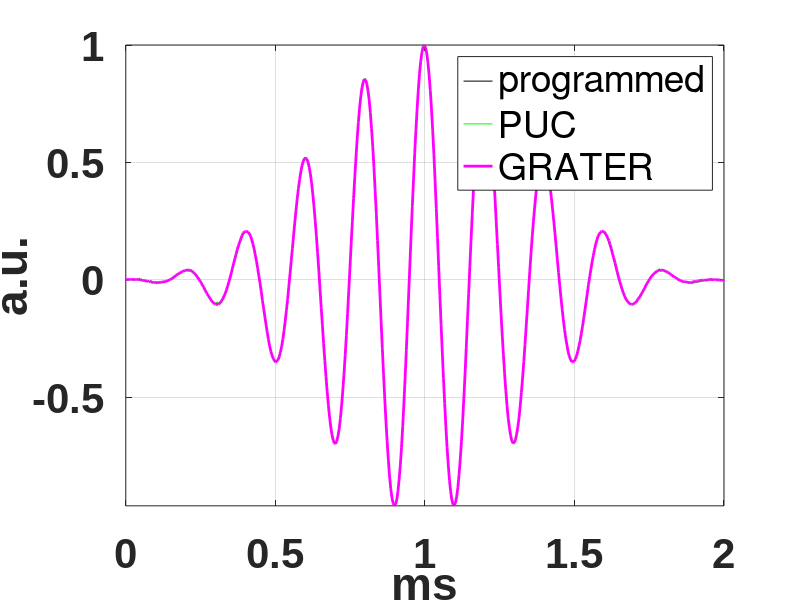

Write the MATLAB code that produced this figure. (Note: this script raises an error after producing the figure.)
% Use this script to plot some examples of RF pulses!


clc; clear all; 


addpath('./useful_functions')

%% Some examples of things you can plot...
% Change which experiment data to load & which RF pulses you want to view
% Experiment data & RF parameters specified in last 3 sections of Readme.m


exampnum = 1; % choose exampnum = 1, 2, or 3 

switch exampnum
    case 1
        % view RF pulse 1 of experiment 1A
        % 2-band, TBW = 2 RF pulse with averaged OVS+GRATER measurements
        
        load('./Exp_1/exp1A_OVS_p.mat')
        load('./Exp_1/exp1_PUC_p.mat')
        load('./Exp_1/exp1_programmed.mat')
        
        rfnum = 1;  
        
        programmed = exp1_programmed(rfnum,:)/max(abs(exp1_programmed(rfnum,:)));
        PUC = exp1_PUC_p(rfnum,:);
        GRATER = exp1A_OVS_p(rfnum,:);
        
    case 2
        % view RF pulse 32 of experiment 1B
        % 5-band, TBW = 8 RF pulse with averaged OVS+GRATER and RGA=-G/2
        
        load('./Exp_1/exp1B_RGA_half_G_p.mat')
        load('./Exp_1/exp1_PUC_p.mat')
        load('./Exp_1/exp1_programmed.mat')
        
        rfnum = 16;  % 5-band, TBW = 8 rf pulse
        avgnum = 32; % 32*2 averages
        
        programmed = exp1_programmed(rfnum,:)/max(abs(exp1_programmed(rfnum,:)));
        PUC = exp1_PUC_p(rfnum,:);
        GRATER = exp1B_RGA_half_G_p(avgnum,:);
    case 3
        % view RF pulse in subject 1 from experiment 3, no OVS
        load('./Exp_3/exp3_grater_p.mat')
        load('./Exp_3/exp3_PUC_p.mat')
        load('./Exp_3/exp3_programmed.mat')
        
        rfnum = 7; % 7: 2-band, TBW = 4 RF pulse
        
        programmed = exp3_programmed(rfnum,:)/max(abs(exp3_programmed(rfnum,:)));
        PUC = exp3_PUC_p(rfnum,:);
        GRATER = exp3_grater_p(rfnum,:);
end
%% View programmed, reference, and GRATER waveforms togther

npts = size(programmed,2);
tms = linspace(0,2,npts);


figure(1);
plot(tms,programmed/max(abs(programmed)),'k',...
    tms,PUC/max(abs(PUC)),'g',...
    tms,GRATER/max(abs(GRATER)),'m',...
    'LineWidth',2)
set(gca,'FontSize',30,'FontWeight','bold','FontName','Arial');
axis tight; grid on;
xlabel('ms'); ylabel('a.u.');
legend('programmed','PUC','GRATER');

diff_pr_pc = programmed/max(abs(programmed)) - PUC/max(abs(PUC));
diff_pr_gr = programmed/max(abs(programmed)) - GRATER/max(abs(GRATER));
diff_pc_gr = PUC/max(abs(PUC)) -  GRATER/max(abs(GRATER));

pdiff_pr_pc = abs(diff_pr_pc)./abs(programmed/max(abs(programmed)));
pdiff_pr_pc(pdiff_pr_pc>1) = 1;
pdiff_pr_gr = abs(diff_pr_gr)./abs(programmed/max(abs(programmed)));
pdiff_pr_gr(pdiff_pr_gr>1) = 1;
pdiff_pc_gr = abs(diff_pc_gr)./abs(PUC/max(abs(PUC)));
pdiff_pc_gr(pdiff_pc_gr>1) = 1;

%% Calculate NRMSE

NRMSErg = nrmse(PUC,GRATER);
NRMSEpg = nrmse(programmed,GRATER);
NRMSEpr = nrmse(programmed,PUC);
disp(['NRMSE: PUC vs. GRATER = ' num2str(round(1000*NRMSErg)/1000) '.'])
disp(['NRMSE: programmed vs. GRATER = ' num2str(round(1000*NRMSEpg)/1000) '.'])
disp(['NRMSE: programmed vs. PUC = ' num2str(round(1000*NRMSEpr)/1000) '.'])


